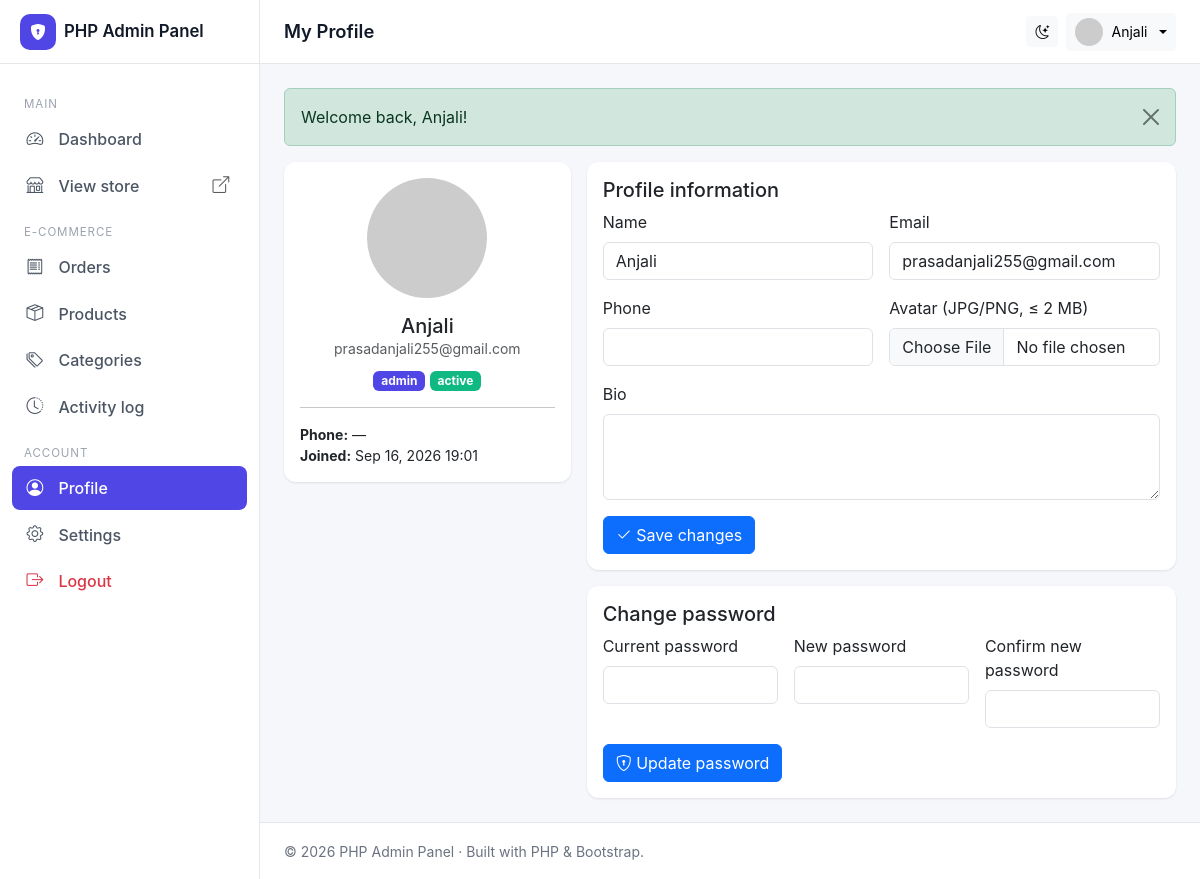
Screenshot of /admin/profile.php (signed in) with the database file from the repository.
### tables this page shows
CREATE TABLE `users` (
  `id` int unsigned NOT NULL AUTO_INCREMENT,
  `name` varchar(100) NOT NULL,
  `email` varchar(150) NOT NULL,
  `password` varchar(255) NOT NULL,
  `role` enum('admin','editor','user') NOT NULL DEFAULT 'user',
  `status` enum('active','inactive') NOT NULL DEFAULT 'active',
  `avatar` varchar(255) DEFAULT NULL,
  `phone` varchar(30) DEFAULT NULL,
  `bio` text,
  `created_at` datetime NOT NULL DEFAULT CURRENT_TIMESTAMP,
  `updated_at` datetime NOT NULL DEFAULT CURRENT_TIMESTAMP ON UPDATE CURRENT_TIMESTAMP,
  PRIMARY KEY (`id`),
  UNIQUE KEY `email` (`email`),
  KEY `idx_users_role` (`role`),
  KEY `idx_users_status` (`status`)
);

### includes/functions.php (called while the page is built, shortened)
<?php
require_once __DIR__ . '/../config/database.php';
function e(?string $value): string
{
    return htmlspecialchars((string)$value, ENT_QUOTES | ENT_SUBSTITUTE, 'UTF-8');
}
function url(string $path = ''): string
{
    return BASE_URL . ltrim($path, '/');
}
function get_flashes(): array
{
    $messages = $_SESSION['_flash'] ?? [];
    return $messages;
}
function format_date(?string $datetime, string $format = 'M j, Y H:i'): string
{
    $ts = strtotime($datetime);
    return $ts ? date($format, $ts) : e($datetime);
}
function avatar_url(?string $avatar, string $name = ''): string
{
    $initials = urlencode($name ?: 'User');
    return "https://ui-avatars.com/api/?name={$initials}&background=4f46e5&color=fff&size=128";
}

### admin/includes/auth.php (called while the page is built, shortened)
<?php
require_once __DIR__ . '/../../includes/functions.php';
function current_user(): ?array
{
    return $_SESSION['user'] ?? null;
}
function has_role(string ...$roles): bool
{
    $user = current_user();
    return $user && in_array($user['role'], $roles, true);
}

### config/database.php (called while the page is built, shortened)
<?php
class Database
{
    private static ?PDO $instance = null;
    public static function getConnection(): PDO
    {
        if (self::$instance === null) {
            $dsn = sprintf(
                'mysql:host=%s;port=%s;dbname=%s;charset=%s',
                DB_HOST, DB_PORT, DB_NAME, DB_CHARSET
            );
            $options = [
                PDO::ATTR_ERRMODE            => PDO::ERRMODE_EXCEPTION,
                PDO::ATTR_DEFAULT_FETCH_MODE => PDO::FETCH_ASSOC,
                PDO::ATTR_EMULATE_PREPARES   => false,
            ];
            try {
                self::$instance = new PDO($dsn, DB_USER, DB_PASS, $options);
            } catch (PDOException $e) {
                if (APP_ENV === 'development') {
                    die('Database connection failed: ' . htmlspecialchars($e->getMessage()));
                }
                die('Database connection failed.');
            }
        }
        return self::$instance;
    }
}
function db(): PDO
{
    return Database::getConnection();
}

### admin/profile.php (the view, shortened to what this page needs)
<?php
require_once __DIR__ . '/includes/auth.php';
$pageTitle = 'My Profile';
$me        = current_user();
$stmt = db()->prepare('SELECT * FROM users WHERE id = :id');
$stmt->execute([':id' => $me['id']]);
include __DIR__ . '/includes/header.php';
?>
<div class="row g-3">
  <div class="col-lg-4">
    <div class="card">
      <div class="card-body text-center">
        <img src="<?= e(avatar_url($user['avatar'], $user['name'])) ?>"
             class="rounded-circle mb-3" width="120" height="120" alt="">
        <h5 class="mb-0"><?= e($user['name']) ?></h5>
        <p class="text-muted small mb-2"><?= e($user['email']) ?></p>
        <span class="badge role-<?= e($user['role']) ?>"><?= e($user['role']) ?></span>
        <span class="badge status-<?= e($user['status']) ?>"><?= e($user['status']) ?></span>
        <hr>
        <div class="text-start small">
          <div><strong>Phone:</strong> <?= e($user['phone'] ?: '—') ?></div>
          <div><strong>Joined:</strong> <?= e(format_date($user['created_at'])) ?></div>
        </div>
      </div>
    </div>
  </div>
  <div class="col-lg-8">
    <div class="card mb-3">
      <div class="card-body">
        <h5 class="card-title">Profile information</h5>
        <form method="post" enctype="multipart/form-data" autocomplete="off">
          <div class="row g-3">
            <div class="col-md-6">
              <label class="form-label">Name</label>
              <input type="text" name="name" class="form-control"
                     value="<?= e($user['name']) ?>" required>
            </div>
            <div class="col-md-6">
              <label class="form-label">Email</label>
              <input type="email" name="email" class="form-control"
                     value="<?= e($user['email']) ?>" required>
            </div>
            <div class="col-md-6">
              <label class="form-label">Phone</label>
              <input type="text" name="phone" class="form-control"
                     value="<?= e($user['phone'] ?? '') ?>">
            </div>
            <div class="col-md-6">
              <label class="form-label">Avatar (JPG/PNG, ≤ 2 MB)</label>
              <input type="file" name="avatar" class="form-control" accept="image/*">
            </div>
            <div class="col-12">
              <label class="form-label">Bio</label>
              <textarea name="bio" class="form-control" rows="3"><?= e($user['bio'] ?? '') ?></textarea>
            </div>
          </div>
          <div class="mt-3">
            <button class="btn btn-primary"><i class="bi bi-check2"></i> Save changes</button>
          </div>
        </form>
      </div>
    </div>
    <div class="card">
      <div class="card-body">
        <h5 class="card-title">Change password</h5>
        <form method="post" autocomplete="off">
          <div class="row g-3">
            <div class="col-md-4">
              <label class="form-label">Current password</label>
              <input type="password" name="current_password" class="form-control" required>
            </div>
            <div class="col-md-4">
              <label class="form-label">New password</label>
              <input type="password" name="new_password" class="form-control" minlength="6" required>
            </div>
            <div class="col-md-4">
              <label class="form-label">Confirm new password</label>
              <input type="password" name="confirm_password" class="form-control" minlength="6" required>
            </div>
          </div>
          <div class="mt-3">
            <button class="btn btn-primary"><i class="bi bi-shield-lock"></i> Update password</button>
          </div>
        </form>
      </div>
    </div>
  </div>
</div>
<?php include __DIR__ . '/includes/footer.php'; ?>

### admin/includes/header.php (shortened to what this page needs)
<?php
require_once __DIR__ . '/auth.php';
$pageTitle = $pageTitle ?? 'Dashboard';
$me        = current_user();
?>
<!doctype html>
<html lang="en" data-bs-theme="light">
<head>
<link rel="stylesheet" href="https://cdn.jsdelivr.net/npm/bootstrap@5.3.3/dist/css/bootstrap.min.css">
<link rel="stylesheet" href="https://cdn.jsdelivr.net/npm/bootstrap-icons@1.11.3/font/bootstrap-icons.css">
<link rel="stylesheet" href="<?= e(url('assets/css/style.css')) ?>">
</head>
<body>
<div class="app">
  <?php include __DIR__ . '/sidebar.php'; ?>
  <main class="app-main">
    <nav class="topbar">
      <h1 class="topbar-title"><?= e($pageTitle) ?></h1>
      <div class="ms-auto d-flex align-items-center gap-2">
        <button class="btn btn-light btn-sm" id="themeToggle" title="Toggle theme">
          <i class="bi bi-moon-stars"></i>
        </button>
        <div class="dropdown">
          <button class="btn btn-light btn-sm dropdown-toggle d-flex align-items-center gap-2"
                  data-bs-toggle="dropdown" aria-expanded="false">
            <img src="<?= e(avatar_url($me['avatar'] ?? null, $me['name'])) ?>"
                 class="rounded-circle" width="28" height="28" alt="">
            <span class="d-none d-sm-inline"><?= e($me['name']) ?></span>
          </button>
        </div>
      </div>
    </nav>
    <div class="app-content">
      <?php foreach (get_flashes() as $f): ?>
        <div class="alert alert-<?= e($f['type']) ?> alert-dismissible fade show" role="alert">
          <?= e($f['message']) ?>
          <button type="button" class="btn-close" data-bs-dismiss="alert"></button>
        </div>
      <?php endforeach; ?>

### assets/css/style.css (style rules this page uses)
:root { --sidebar-width: 260px; --topbar-height: 64px; --brand: #4f46e5; --brand-dark: #4338ca; --bg: #f5f7fb; --card-shadow: 0 1px 3px rgba(15, 23, 42, .06), 0 1px 2px rgba(15, 23, 42, .04); }
html, body { height: 100%; }
body { background: var(--bg); font-family: -apple-system, BlinkMacSystemFont, "Segoe UI", Roboto, "Helvetica Neue", Arial, sans-serif; }
.app { display: flex; min-height: 100vh; }
.app-main { flex: 1; margin-left: var(--sidebar-width); display: flex; flex-direction: column; min-width: 0; }
.topbar { height: var(--topbar-height); background: #fff; border-bottom: 1px solid #e5e7eb; padding: 0 1.5rem; display: flex; align-items: center; gap: .75rem; position: sticky; top: 0; z-index: 1020; }
.topbar-title { font-size: 1.15rem; font-weight: 600; margin: 0; color: #111827; }
.app-content { padding: 1.5rem; flex: 1; }
.card { border: 0; border-radius: .75rem; box-shadow: var(--card-shadow); }
.badge.role-admin { background:#4f46e5; }
.badge.status-active { background:#10b981; }
.topbar-title { overflow: hidden; text-overflow: ellipsis; white-space: nowrap; min-width: 0; }

### rows the page displays
users: name "Anjali", email "prasadanjali255@gmail.com", role "admin", status "active", phone "—", created_at "Sep 16, 2026 19:01"

### other values shown
setting('site_name', APP_NAME) "PHP Admin Panel"
$pageTitle "My Profile"
$f['message'] "Welcome back, Anjali!"
